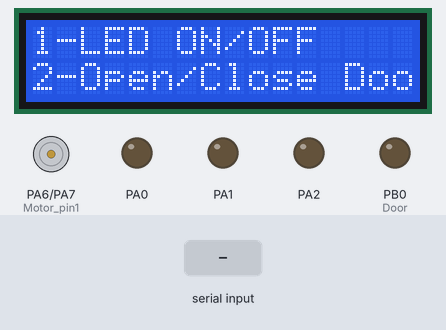
A program run on a simulated ATmega32, built with avr-gcc and emulated at 8 MHz. Shown: 16×2 character LCD, motor-driver pin pairs drawn as motors (green arrow = first pin HIGH = forward, orange = second pin HIGH = backward, longer = more drive), output pins drawn as LEDs (lit = HIGH). Wiring (inferred from the names in the program): character LCD (HD44780): RS PD7; R/W PD6; E PD5; data PC0, PC1, PC2, PC3, PC4, PC5, PC6, PC7. The inputs (shaded band) are chosen by the test bench. Pins used as bus, display or sensor lines are not drawn; what the program prints to the serial monitor is not drawn.

Above: at 1.2 s.
1.3 s: "1" received over Serial
At 2.2 s:
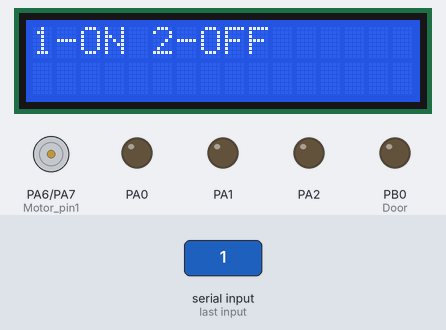
2.8 s: "2" received over Serial
At 4.1 s:
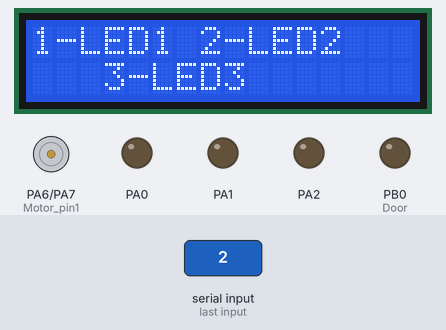
4.4 s: "3" received over Serial
At 5.7 s:
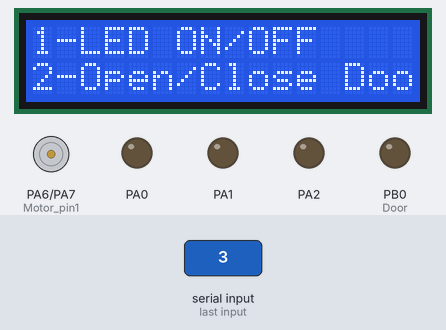
6.0 s: "2" received over Serial
At 6.6 s:
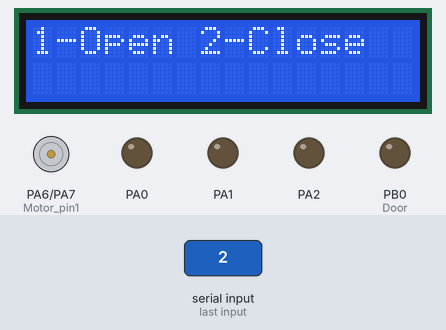
7.5 s: "1" received over Serial
At 9.3 s:
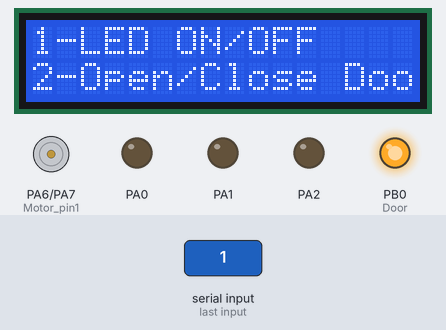
Timing chart, 0 to 10.8 s (numbered marks = the images above; inputs shaded):
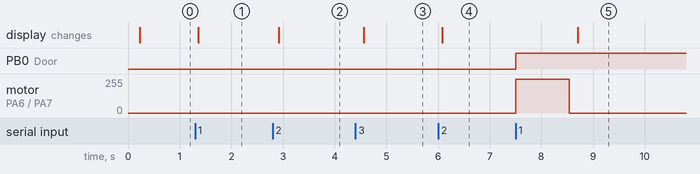

Measured:
- after the input at 1.3 s, the display: changes after 0.06 s (image 1)
- after the input at 2.8 s, the display: changes after 0.11 s (image 2)
- after the input at 4.4 s, the display: changes after 0.17 s (image 3)
- after the input at 6.0 s, the display: changes after 0.08 s (image 4)
- after the input at 7.5 s, PB0 (Door): LOW → HIGH at once; motor on PA6 (Motor_pin1) / PA7 (Motor_pin2): stopped → forward 255/255 at once, → stopped 1.0 s later; the display: changes after 1.2 s (image 5)

The program:

main.c
```c
/*
 * main.c
 *
 *  Created on: Oct 27, 2021
 *      Author: AT Once
 */

#include "bit_math.h"
#include "data_types.h"

#include "DIO_interface.h"
#include "HLCD_interface.h"
#include "HLED_interface.h"
#include "MUART_interface.h"

void Display_Welcome_Screen (void);
void Relay_voidInit(u8 Copy_u8PortId, u8 Copy_u8PinId);
void Relay_voidLED(u8 Copy_u8PortId, u8 Copy_u8PinId, u8 Copy_u8PinValue);
void Relay_voidDOOR(u8 Copy_u8PortId, u8 Copy_u8PinId, u8 Copy_u8PinValue);


int main(void)
{
	HLED_voidLEDInit(DIO_u8_PORTA,DIO_u8_PIN0);
	HLED_voidLEDInit(DIO_u8_PORTA,DIO_u8_PIN1);
	HLED_voidLEDInit(DIO_u8_PORTA,DIO_u8_PIN2);
	HLCD_voidInit();
	HMOTOR_voidInit();

	MUART_voidUARTInit();

	Relay_voidInit(DIO_u8_PORTB,DIO_u8_PIN0);   //Control the Door


	u8 Local_u8UserOption;

	Display_Welcome_Screen();
	while(1)
	{
		Local_u8UserOption = MUART_u8ReceiveData();
		MUART_voidTransmitData(Local_u8UserOption);
		/*************************** Control the LED ***************************/
		if(Local_u8UserOption == '1')
		{
			HLCD_voidClearDisplay();
			HLCD_voidSetPosition(0,0);
			HLCD_voidSendString("1-ON 2-OFF");
			Local_u8UserOption = MUART_u8ReceiveData();
			MUART_voidTransmitData(Local_u8UserOption);
			if(Local_u8UserOption == '1')
			{
				HLCD_voidClearDisplay();
				HLCD_voidSetPosition(0,0);
				HLCD_voidSendString("1-LED1 2-LED2");
				HLCD_voidSetPosition(1,3);
				HLCD_voidSendString("3-LED3");
				Local_u8UserOption = MUART_u8ReceiveData();
				MUART_voidTransmitData(Local_u8UserOption);
				if(Local_u8UserOption == '1')          HLED_voidLEDON(DIO_u8_PORTA,DIO_u8_PIN0);
				else if(Local_u8UserOption == '2')     HLED_voidLEDON(DIO_u8_PORTA,DIO_u8_PIN1);
				else if(Local_u8UserOption == '3')     HLED_voidLEDON(DIO_u8_PORTA,DIO_u8_PIN2);
			}
			/*Led off*/
			else if(Local_u8UserOption== '2')
			{
				HLCD_voidClearDisplay();
				HLCD_voidSetPosition(0,0);
				HLCD_voidSendString("1-LED1 2-LED2");
				HLCD_voidSetPosition(1,3);
				HLCD_voidSendString("3-LED3");
				Local_u8UserOption = MUART_u8ReceiveData();
				MUART_voidTransmitData(Local_u8UserOption);
				if(Local_u8UserOption == '1')          HLED_voidLEDOFF(DIO_u8_PORTA,DIO_u8_PIN0);
				else if(Local_u8UserOption == '2')     HLED_voidLEDOFF(DIO_u8_PORTA,DIO_u8_PIN1);
				else if(Local_u8UserOption == '3')     HLED_voidLEDOFF(DIO_u8_PORTA,DIO_u8_PIN2);
			}
		}
		/************************control the door**************************/
		else if (Local_u8UserOption == '2')
		{
			HLCD_voidClearDisplay();
			HLCD_voidSetPosition(0,0);
			HLCD_voidSendString("1-Open 2-Close");
			Local_u8UserOption = MUART_u8ReceiveData();
			MUART_voidTransmitData(Local_u8UserOption);
			if(Local_u8UserOption == '1')
			{
				Relay_voidDOOR(DIO_u8_PORTB, DIO_u8_PIN0, DIO_u8_HIGH);
				OpenDoorMotor();
			}
			else if(Local_u8UserOption == '2')
		    {
				Relay_voidDOOR(DIO_u8_PORTB, DIO_u8_PIN0, DIO_u8_LOW);
				CloseDoorMotor();
			}


		}
		Display_Welcome_Screen();
	}

}


void Display_Welcome_Screen (void)
{
	HLCD_voidClearDisplay();
	HLCD_voidSetPosition(0,0);
	HLCD_voidSendString("1-LED ON/OFF");
	HLCD_voidSetPosition(1,0);
	HLCD_voidSendString("2-Open/Close Door");
}


void Relay_voidInit(u8 Copy_u8PortId, u8 Copy_u8PinId) { //PIN1 PORTC
	DIO_u8SetPinDirection(Copy_u8PortId, Copy_u8PinId, DIO_u8_OUTPUT);
}
void Relay_voidLED(u8 Copy_u8PortId, u8 Copy_u8PinId, u8 Copy_u8PinValue) {
	DIO_u8SetPinValue(Copy_u8PortId, Copy_u8PinId, Copy_u8PinValue);
}
void Relay_voidDOOR(u8 Copy_u8PortId, u8 Copy_u8PinId, u8 Copy_u8PinValue) {
	DIO_u8SetPinValue(Copy_u8PortId, Copy_u8PinId, Copy_u8PinValue);
}
```

HLCD_config.h
```c
/*
 * HLCD_config.h
 *
 *  Created on: Oct 11, 2021
 *      Author: AT Once
 */

#ifndef HLCD_HLCD_CONFIG_H_
#define HLCD_HLCD_CONFIG_H_


#define PORT_DATA      DIO_u8_PORTC
#define PORT_CONTROL   DIO_u8_PORTD

#define HLCD_RS_PIN    DIO_u8_PIN7
#define HLCD_RW_PIN    DIO_u8_PIN6
#define HLCD_E_PIN     DIO_u8_PIN5

#define HLCD_D4_PIN   DIO_u8_PIN4
#define HLCD_D5_PIN   DIO_u8_PIN5
#define HLCD_D6_PIN   DIO_u8_PIN6
#define HLCD_D7_PIN   DIO_u8_PIN7
/*
 *   choose Function SET :
 *   FUNCTION_SET_8BIT_MODE_2LINES
 *   FUNCTION_SET_8BIT_MODE_1LINES
 *   FUNCTION_SET_4BIT_MODE_2LINES
 *   FUNCTION_SET_4BIT_MODE_1LINES
 */


#define FUNCTION_SET  FUNCTION_SET_8BIT_MODE_2LINES

/*
 * choose DISPLAY_ON_OFF :
 * DISPLAY_ON_CURSOR_ON_BLINK
 * DISPLAY_ON_CURSOR_ON_NOBLINK
 * DISPLAY_ON_CURSOR_OFF_NOBLINK
 * DISPLAY_OFF
 */
#define DISPLAY_ON_OFF  DISPLAY_ON_CURSOR_OFF_NOBLINK

/*
 * choose ENTRY_MODE_SET:
 * ENTRY_MODE_SET_INCREASE
 * ENTRY_MODE_SET_DECREASE
 */
#define ENTRY_MODE_SET ENTRY_MODE_SET_INCREASE
#endif


/* HLCD_HLCD_CONFIG_H_ */
//#ifndef HLCD_HLCD_CONFIG_H_
//#define HLCD_HLCD_CONFIG_H_
//
//#define HLCD_DATA_PORT      DIO_u8_PORTC
//#define HLCD_CONTROL_PORT   DIO_u8_PORTA
//#define HLCD_RS_PIN         DIO_u8_PIN2
//#define HLCD_RW_PIN         DIO_u8_PIN1
//#define HLCD_E_PIN          DIO_u8_PIN0
//
//
//
///* please choose one of these sets :
// * EIGHT_BIT_MODE_5X7_1LINE
// * EIGHT_BIT_MODE_5X10_1LINE
// *
// * EIGHT_BIT_MODE_5X7_2LINE
// * EIGHT_BIT_MODE_5X10_2LINE
// *
// * FOUR_BIT_MODE_5X7_1LINE
// * FOUR_BIT_MODE_5X10_1LINE
// *
// * FOUR_BIT_MODE_5X7_2LINE
// * FOUR_BIT_MODE_5X10_2LINE
// */
//#define FUNCTION_SET         EIGHT_BIT_MODE_5X7_2LINE
///* Please choose one of these options:
// * DISPLAY_ON_CURSOR_ON_BLINK
// * DISPLAY_ON_CURSOR_ON_NO_BLINK
// * DISPLAY_ON_CURSOR_OFF
// * DISPLAY_OFF
// */
//#define DISPLAY_ON_OFF_CONTROL     DISPLAY_ON_CURSOR_ON_BLINK
///* Please choose one of these options:
// * 1- ENTRY_MODE_SET_INCREASE
// * 2- ENTRY_MODE_SET_DECREASE
// */
//#define ENTRY_MODE_SET    ENTRY_MODE_SET_INCREASE   //control incremental or decrement addresses
//
//#endif /* HLCD_HLCD_CONFIG_H_ */
```

HLED_config.h
```c
/*
 * HLED_config.h
 *
 *  Created on: Oct 18, 2021
 *      Author: AT Once
 */

#ifndef HAL_HLED_HLED_CONFIG_H_
#define HAL_HLED_HLED_CONFIG_H_

#define HLED_LED0_PORT
#define HLED_LED0_PIN

#define HLED_LED1_PORT
#define HLED_LED1_PIN

#define HLED_LED2_PORT
#define HLED_LED2_PIN

#define HLED_LED3_PORT
#define HLED_LED3_PIN

#define HLED_LED4_PORT
#define HLED_LED4_PIN

#define HLED_LED5_PORT
#define HLED_LED5_PIN

#define HLED_LED6_PORT
#define HLED_LED6_PIN

#define HLED_LED7_PORT
#define HLED_LED7_PIN

#endif /* HAL_HLED_HLED_CONFIG_H_ */
```

HMOTOR_config.h
```c
/*
 * HMOTOR_config.h
 *
 *  Created on: Oct 28, 2021
 *      Author: AT Once
 */

#ifndef HMOTOR_HMOTOR_CONFIG_H_
#define HMOTOR_HMOTOR_CONFIG_H_

#define Motor_controlPins  DIO_u8_PORTA
#define Motor_pin1   DIO_u8_PIN6
#define Motor_pin2   DIO_u8_PIN7

#endif /* HMOTOR_HMOTOR_CONFIG_H_ */
```

HLCD_interface.h
```c
/*
 * HLCD_interface.h
 *
 *  Created on: Oct 11, 2021
 *      Author: AT Once
 */
#ifndef HLCD_HLCD_INTERFACE_H_
#define HLCD_HLCD_INTERFACE_H_

typedef struct Custom_Char
{
   u8 Char_Pattern[7];
   u8 CharID;
}CustomChar_t;
void HLCD_voidInit(void);
void HLCD_voidSendCommand(u8 copy_u8Instruction);
void HLCD_voidSendData(u8 copy_u8Data);// Ascii
void HLCD_voidSendString(u8 *PtrToString);
void HLCD_voidSendNumber(u32 copy_u8Number);//decimal
void HLCD_voidSetPosition(u8 copy_rowIndx,u8 copy_colIndx);
void HLCD_voidClearDisplay(void);

void HLCD_voidSendCustomized(u8 * PtrCustomChar,u8 copy_CharID);
void HLCD_voidprintCustomized(u8 copy_CharID);
#endif /* HLCD_HLCD_INTERFACE_H_ */


//#ifndef HLCD_HLCD_INTERFACE_H_
//#define HLCD_HLCD_INTERFACE_H_
//
//void HLCD_voidInit(void);
//void HLCD_voidSendCommand(u8 Copy_u8Insrtuction);
//void HLCD_voidSendChar   (u8 Copy_u8Data);
//void HLCD_voidSendString (u8 * Copy_u8PtrToString);
//void HLCD_voidSendInteger(u32 Copy_u8Integer);
//void HLCD_voidClearLCD   (void);
//
//
//#endif /* HLCD_HLCD_INTERFACE_H_ */
```

HLCD_program.c
```c
/*
 * HLCD_program.c
 *
 *  Created on: Oct 11, 2021
 *      Author: AT Once
 */
#include <util/delay.h>
#include "data_types.h"
#include "DIO_interface.h"
#include "HLCD_private.h"
#include "HLCD_config.h"
#include "HLCD_interface.h"
void HLCD_voidInit(void)
{
   /*step 1 : config data port*/
#if(FUNCTION_SET == FUNCTION_SET_8BIT_MODE_2LINES || FUNCTION_SET == FUNCTION_SET_8BIT_MODE_1LINES)
	DIO_u8SetPortDirection(PORT_DATA,DIO_u8_OUTPUT);
#elif(FUNCTION_SET == FUNCTION_SET_4BIT_MODE_2LINES || FUNCTION_SET ==  FUNCTION_SET_4BIT_MODE_1LINES)
	DIO_u8SetPinDirection(PORT_DATA,HLCD_D4_PIN,DIO_u8_OUTPUT);
	DIO_u8SetPinDirection(PORT_DATA,HLCD_D5_PIN,DIO_u8_OUTPUT);
	DIO_u8SetPinDirection(PORT_DATA,HLCD_D6_PIN,DIO_u8_OUTPUT);
	DIO_u8SetPinDirection(PORT_DATA,HLCD_D7_PIN,DIO_u8_OUTPUT);
#endif
	/*step : config PORT CONTROL*/
	DIO_u8SetPinDirection(PORT_CONTROL,HLCD_RS_PIN,DIO_u8_OUTPUT);
	DIO_u8SetPinDirection(PORT_CONTROL,HLCD_RW_PIN,DIO_u8_OUTPUT);
	DIO_u8SetPinDirection(PORT_CONTROL,HLCD_E_PIN,DIO_u8_OUTPUT);
#if(FUNCTION_SET == FUNCTION_SET_8BIT_MODE_2LINES || FUNCTION_SET == FUNCTION_SET_8BIT_MODE_1LINES)
	/*step 2: LCD initialization */
	_delay_ms(30);
	HLCD_voidSendCommand(FUNCTION_SET);
	_delay_ms(2);
	HLCD_voidSendCommand(DISPLAY_ON_OFF);
	_delay_ms(2);
	HLCD_voidSendCommand(CLEAR_DISPLAY);
	_delay_ms(2);
	HLCD_voidSendCommand(ENTRY_MODE_SET);
	_delay_ms(2);
#elif(FUNCTION_SET == FUNCTION_SET_4BIT_MODE_2LINES || FUNCTION_SET ==  FUNCTION_SET_4BIT_MODE_1LINES)
	_delay_ms(30);
	HLCD_voidSendCommand(FUNCTION_SET & 0xF0);
	HLCD_voidSendCommand(FUNCTION_SET & 0xF0);
	HLCD_voidSendCommand(FUNCTION_SET << 4);
	_delay_ms(2);
	HLCD_voidSendCommand(DISPLAY_ON_OFF &  0xF0);
	HLCD_voidSendCommand(DISPLAY_ON_OFF << 4);
	_delay_ms(2);
	HLCD_voidSendCommand(CLEAR_DISPLAY &  0xF0);
	HLCD_voidSendCommand(CLEAR_DISPLAY << 4);
	_delay_ms(2);
	HLCD_voidSendCommand(ENTRY_MODE_SET &  0xF0);
	HLCD_voidSendCommand(ENTRY_MODE_SET << 4);
	_delay_ms(2);
#endif
}
void HLCD_voidSendCommand(u8 copy_u8Instruction)
{
	/*step 1: select RS to be in command mode*/
	DIO_u8SetPinValue(PORT_CONTROL,HLCD_RS_PIN,DIO_u8_LOW);
	/*step 2: select R/w to be write*/
	DIO_u8SetPinValue(PORT_CONTROL,HLCD_RW_PIN,DIO_u8_LOW);
    /*step 3 : send Instruction*/
#if(FUNCTION_SET == FUNCTION_SET_8BIT_MODE_2LINES || FUNCTION_SET == FUNCTION_SET_8BIT_MODE_1LINES)
    DIO_u8SetPortValue(PORT_DATA,copy_u8Instruction);
#elif(FUNCTION_SET == FUNCTION_SET_4BIT_MODE_2LINES || FUNCTION_SET ==  FUNCTION_SET_4BIT_MODE_1LINES)
    DIO_void_Set4Bits_Value(PORT_DATA, copy_u8Instruction);
#endif
    /*step 4: Enable E pin */
	DIO_u8SetPinValue(PORT_CONTROL,HLCD_E_PIN,DIO_u8_HIGH);
	_delay_ms(5);
	/*step 5 : Disable E pin */
	DIO_u8SetPinValue(PORT_CONTROL,HLCD_E_PIN,DIO_u8_LOW);

}
void HLCD_voidSendData(u8 copy_u8Data)
{
	/*step 1: select RS to be in data mode*/
	DIO_u8SetPinValue(PORT_CONTROL,HLCD_RS_PIN,DIO_u8_HIGH);
	/*step 2: select R/w to be write*/
	DIO_u8SetPinValue(PORT_CONTROL,HLCD_RW_PIN,DIO_u8_LOW);
#if(FUNCTION_SET == FUNCTION_SET_8BIT_MODE_2LINES || FUNCTION_SET == FUNCTION_SET_8BIT_MODE_1LINES)
	/*step 3 : send data*/
	DIO_u8SetPortValue(PORT_DATA,copy_u8Data);

	/*step 4: Enable E pin */
	DIO_u8SetPinValue(PORT_CONTROL,HLCD_E_PIN,DIO_u8_HIGH);
	_delay_ms(5);
	/*step 5 : Disable E pin */
	DIO_u8SetPinValue(PORT_CONTROL,HLCD_E_PIN,DIO_u8_LOW);
#elif(FUNCTION_SET == FUNCTION_SET_4BIT_MODE_2LINES || FUNCTION_SET ==  FUNCTION_SET_4BIT_MODE_1LINES)
	/*send high nibble*/
    u8 temp = copy_u8Data;
    temp = temp & 0xF0;
	DIO_void_Set4Bits_Value(PORT_DATA,temp);//HIGH

	/*step 4: Enable E pin */
	DIO_u8SetPinValue(PORT_CONTROL,HLCD_E_PIN,DIO_u8_HIGH);
	_delay_ms(5);
	/*step 5 : Disable E pin */
	DIO_u8SetPinValue(PORT_CONTROL,HLCD_E_PIN,DIO_u8_LOW);

	/*send low nibble*/
	copy_u8Data = (copy_u8Data & 0x0F)<< 4;
	DIO_void_Set4Bits_Value(PORT_DATA,copy_u8Data);//Low

	/*step 4: Enable E pin */
	DIO_u8SetPinValue(PORT_CONTROL,HLCD_E_PIN,DIO_u8_HIGH);
	_delay_ms(5);
	/*step 5 : Disable E pin */
	DIO_u8SetPinValue(PORT_CONTROL,HLCD_E_PIN,DIO_u8_LOW);
#endif
}
void HLCD_voidSendString(u8 *PtrToString)
{
	u8 i = 0;
	while(PtrToString[i] != '\0')
	{
		HLCD_voidSendData(PtrToString[i]);
		i++;
	}

}
void HLCD_voidSendNumber(u32 copy_u8Number)
{
   u8 LOC_NumStr[10];
   u8 i=0,j;
   while(copy_u8Number != 0)
   {
	   LOC_NumStr[i] = copy_u8Number%10 ;
	   i++;
	   copy_u8Number /= 10;
   }
   for(j=i-1;j>=0;j--)
   {
	   HLCD_voidSendData(LOC_NumStr[j] + '0');
	   if(j == 0)break;
   }


}
void HLCD_voidClearDisplay()
{
#if(FUNCTION_SET == FUNCTION_SET_8BIT_MODE_2LINES || FUNCTION_SET == FUNCTION_SET_8BIT_MODE_1LINES)
	HLCD_voidSendCommand(CLEAR_DISPLAY);
#elif(FUNCTION_SET == FUNCTION_SET_4BIT_MODE_2LINES || FUNCTION_SET ==  FUNCTION_SET_4BIT_MODE_1LINES)
	HLCD_voidSendCommand(CLEAR_DISPLAY & 0xF0 );
	HLCD_voidSendCommand(CLEAR_DISPLAY << 4 );
#endif
}
void HLCD_voidSetPosition(u8 copy_rowIndx,u8 copy_colIndx)
{
#if(FUNCTION_SET == FUNCTION_SET_8BIT_MODE_2LINES || FUNCTION_SET == FUNCTION_SET_8BIT_MODE_1LINES)
		if(copy_colIndx >= 0 && copy_colIndx <= 15)
		{
          switch(copy_rowIndx)
          {
          case 0:
        	  HLCD_voidSendCommand(SET_DDRAM_ADDRESS + copy_colIndx);
        	  break;
          case 1:
        	  HLCD_voidSendCommand(SET_DDRAM_ADDRESS + HLCD_SECOND_ROW_ADDRESS_OFFSET+ copy_colIndx);
        	  break;

          }

	   }
#elif(FUNCTION_SET == FUNCTION_SET_4BIT_MODE_2LINES || FUNCTION_SET ==  FUNCTION_SET_4BIT_MODE_1LINES)
		if(copy_colIndx >= 0 && copy_colIndx <= 15)
			{
			  switch(copy_rowIndx)
			  {
			  case 0:
				  HLCD_voidSendCommand((SET_DDRAM_ADDRESS + copy_colIndx) & 0xF0);
				  HLCD_voidSendCommand((SET_DDRAM_ADDRESS + copy_colIndx) << 4);
				  break;
			  case 1:
				  HLCD_voidSendCommand((SET_DDRAM_ADDRESS + HLCD_SECOND_ROW_ADDRESS_OFFSET+ copy_colIndx) & 0xF0);
				  HLCD_voidSendCommand((SET_DDRAM_ADDRESS + HLCD_SECOND_ROW_ADDRESS_OFFSET+ copy_colIndx)<< 4);
				  break;

			  }

		   }
#endif
}
void HLCD_voidSendCustomized(u8 * PtrCustomChar,u8 copy_CharID)
{
	u8 i;
	/*set AC to point to CGRAM address*/
	 HLCD_voidSendCommand(SET_CGRAM_ADDRESS + copy_CharID * 8);

	 /*send character pattern to be written in CGRAM */
	 for(i=0;i<7;i++)
	 {
		 HLCD_voidSendData(PtrCustomChar[i]);
	 }
	 /*return AC to point to DDRAM address*/
	 HLCD_voidSendCommand(SET_DDRAM_ADDRESS);
}
void HLCD_voidprintCustomized(u8 copy_CharID)
{
	HLCD_voidSendData(copy_CharID);
}


//#define F_CPU 8000000
//#include<util/delay.h>
//
//#include "data_types.h"
//#include "bit_math.h"
//
//#include "DIO_interface.h"
//
//#include "HLCD_config.h"
//#include "HLCD_interface.h"
//#include "HLCD_private.h"
//
//void HLCD_voidInit(void)
//{
//	/* Configure the Directions  */
//	DIO_u8SetPortDirection(HLCD_DATA_PORT,DIO_u8_OUTPUT);
//	DIO_u8SetPinDirection(HLCD_CONTROL_PORT,HLCD_RS_PIN,DIO_u8_OUTPUT);
//	DIO_u8SetPinDirection(HLCD_CONTROL_PORT,HLCD_RW_PIN,DIO_u8_OUTPUT);
//	DIO_u8SetPinDirection(HLCD_CONTROL_PORT,HLCD_E_PIN,DIO_u8_OUTPUT);
//	/* LCD _init */
//	/*Wait for 30msec*/
//	_delay_ms(30);
//	HLCD_voidSendCommand(FUNCTION_SET);
//	_delay_ms(2);
//	HLCD_voidSendCommand(DISPLAY_ON_OFF_CONTROL);
//	_delay_ms(2);
//	HLCD_voidSendCommand(CLEAR_DISPLAY);
//	_delay_ms(2);
//	HLCD_voidSendCommand(ENTRY_MODE_SET);
//	_delay_ms(2);
//}
//void HLCD_voidSendCommand(u8 Copy_u8Insrtuction)
//{
//	/* Steps */
//	/* 1- Select RS to be in command mode */
//	DIO_u8SetPinValue(HLCD_CONTROL_PORT,HLCD_RS_PIN,DIO_u8_LOW);
//	/* 2- Select Read Write to be write */
//	DIO_u8SetPinValue(HLCD_CONTROL_PORT,HLCD_RW_PIN,DIO_u8_LOW);
//    /* 3- put the configuration on the port */
//	DIO_u8SetPortValue(HLCD_DATA_PORT,Copy_u8Insrtuction);
//	/* 4- Enable the LCD */
//	DIO_u8SetPinValue(HLCD_CONTROL_PORT,HLCD_E_PIN,DIO_u8_HIGH);
//	_delay_ms(5);
//	/* 5-Disable the E pin */
//	DIO_u8SetPinValue(HLCD_CONTROL_PORT,HLCD_E_PIN,DIO_u8_LOW);
//}
//void HLCD_voidSendChar   (u8 Copy_u8Data)
//{
//	/* Steps */
//	/* 1- Select RS to be in command mode */
//	DIO_u8SetPinValue(HLCD_CONTROL_PORT,HLCD_RS_PIN,DIO_u8_HIGH);
//	/* 2- Select Read Write to be write */
//	DIO_u8SetPinValue(HLCD_CONTROL_PORT,HLCD_RW_PIN,DIO_u8_LOW);
//    /* 3- put the configuration on the port */
//	DIO_u8SetPortValue(HLCD_DATA_PORT,Copy_u8Data);
//	/* 4- Enable the LCD */
//	DIO_u8SetPinValue(HLCD_CONTROL_PORT,HLCD_E_PIN,DIO_u8_HIGH);
//	_delay_ms(5);
//	/* 5-Disable the E pin */
//	DIO_u8SetPinValue(HLCD_CONTROL_PORT,HLCD_E_PIN,DIO_u8_LOW);
//}
//void HLCD_voidSendString (u8 * Copy_u8PtrToString)
//{
//	u8 i=0;
//	while(Copy_u8PtrToString[i]!='\0')
//	{
//		HLCD_voidSendChar(Copy_u8PtrToString[i]);
//		i++;
//	}
//}
//void HLCD_voidSendInteger(u32 Copy_u8Integer)
//{
//	u8 Local_u8ArrayNumStr[10];
//	u8 i = 0,j;
//	while(Copy_u8Integer>0)
//	{
//		Local_u8ArrayNumStr[i] = (Copy_u8Integer%10)+'0';
//		i++;
//		Copy_u8Integer/=10;
//	}
//	for(j=i-1;j>=0;j--)
//	{
//		HLCD_voidSendChar(Local_u8ArrayNumStr[j]);
//		if(j==0) break;
//	}
//	/*u8 digit;
//	do
//	{
//		digit =  Copy_u8Integer %10;
//		HLCD_voidSendChar(digit+48);
//		Copy_u8Integer = Copy_u8Integer /10;
//	}while(Copy_u8Integer != 0);
//	*/
//}
//
//void HLCD_voidClearLCD(void)
//{
//	HLCD_voidSendCommand(CLEAR_DISPLAY);
//}
//
//
```

HLED_interface.h
```c
/*
 * HLED_interface.h
 *
 *  Created on: Oct 18, 2021
 *      Author: AT Once
 */

#ifndef HAL_HLED_HLED_INTERFACE_H_
#define HAL_HLED_HLED_INTERFACE_H_


void HLED_voidLEDInit(u8 Copy_u8LEDPort , u8 Copy_u8LEDPin);
void HLED_voidLEDON(u8 Copy_u8LEDPort , u8 Copy_u8LEDPin);
void HLED_voidLEDOFF(u8 Copy_u8LEDPort , u8 Copy_u8LEDPin);
void HLED_voidLEDToggle(u8 Copy_u8LEDPort , u8 Copy_u8LEDPin);

#endif /* HAL_HLED_HLED_INTERFACE_H_ */
```

HLED_program.c
```c
/*
 * HLED_program.c
 *
 *  Created on: Oct 18, 2021
 *      Author: AT Once
 */

#include "data_types.h"

#include "DIO_interface.h"

#include"HLED_config.h"
#include"HLED_interface.h"
#include"HLED_private.h"

void HLED_voidLEDInit(u8 Copy_u8LEDPort , u8 Copy_u8LEDPin)
{
	/* Configure the pin as output pin */
	DIO_u8SetPinDirection(Copy_u8LEDPort,Copy_u8LEDPin,DIO_u8_OUTPUT);
}
void HLED_voidLEDON(u8 Copy_u8LEDPort , u8 Copy_u8LEDPin)
{
	DIO_u8SetPinValue(Copy_u8LEDPort,Copy_u8LEDPin,DIO_u8_HIGH);
}
void HLED_voidLEDOFF(u8 Copy_u8LEDPort , u8 Copy_u8LEDPin)
{
	DIO_u8SetPinValue(Copy_u8LEDPort,Copy_u8LEDPin,DIO_u8_LOW);
}

void HLED_voidLEDToggle(u8 Copy_u8LEDPort , u8 Copy_u8LEDPin)
{
	DIO_u8TogPinValue(Copy_u8LEDPort ,Copy_u8LEDPin);
}
```

HMOTOR_interface.h
```c
/*
 * HMOTOR_interface.h
 *
 *  Created on: Oct 28, 2021
 *      Author: AT Once
 */

#ifndef HMOTOR_HMOTOR_INTERFACE_H_
#define HMOTOR_HMOTOR_INTERFACE_H_

void OpenDoorMotor(void);
void CloseDoorMotor(void);


#endif /* HMOTOR_HMOTOR_INTERFACE_H_ */
```

Source omitted: HMOTOR_program.c (1351 bytes), HLCD_private.h (2291 bytes), HLED_private.h (189 bytes), HMOTOR_private.h (191 bytes), bit_math.h (367 bytes), data_types.h (476 bytes), DIO_config.h (327 bytes), DIO_interface.h (1928 bytes), DIO_private.h (1318 bytes), DIO_program.c (9213 bytes), MUART_config.h (1028 bytes), MUART_interface.h (353 bytes) and 2 more
